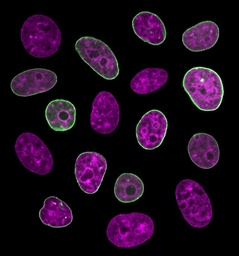
#> input picture cell2.jpg, 239 x 256 px, shrunk from 1200 x 1286 before the run
$ python dip_hw1_region_analysis.py --image cell2.jpg
#> lines starting #> are read from the running program, lines starting #| are printed output that depends on the picture; after the words box and inside, x2 and y2 are one past the last pixel; in counts of white or black regions, pixels touching at a corner belong together
### region_analysis/binary_image.py
import cv2
import numpy as np
import sys
import os
from random import uniform
import matplotlib.pyplot as plt


class binary_image:

    def compute_histogram(self, image):
        """Computes the histogram of the input image
        takes as input:
        image: a grey scale image
        returns a histogram"""

        (dim1, dim2) = image.shape
        hist = [0] * 256

        for i in range(dim1):
            for j in range(dim2):
                hist[image[i, j]] += 1

        return hist

    int1 = list(range(0, 256))
    freq = list(range(0, 256))
    k = int1[0]
    j = int1[-1]
    min_int1 = min(int1)
    max_int1 = max(int1)
    rand_val = min_int1 + (max_int1 - min_int1) * uniform(0, 1)
    # print(rand_val)

    def find_optimal_threshold(self,thresh):
        """analyses a histogram it to find the optimal threshold value assuming a bimodal histogram
        takes as input
        hist: a bimodal histogram
        returns: an optimal threshold value"""
        int1 = list(range(0, 256))
        freq = list(range(0, 256))
        k = int1[0]
        j = int1[-1]
        min_int1 = min(int1)
        max_int1 = max(int1)

        total = 0
        number = 0
        finaltotal = 0
        final_number = 0
        t = 0
        op_t = round(thresh)
        for x in range(k, op_t):
            total = total + int1[x]
            number = number + 1

        mean_thresh = total / number
        for y in range(op_t, j):
            finaltotal = finaltotal + int1[y]
            final_number = final_number + 1

        mean_end = finaltotal / final_number
        avg = round((mean_thresh + mean_end) / 2)
        while 1:
            if (abs(avg - op_t) == 0):
                op_t = avg
                t = 1
                # print(op_t)
                break
            else:
                t = 0
                c = self.find_optimal_threshold(avg)

                op_t = c
                break

            if t == 1:
                op_t = avg
                #print(op_t)
                break

        return op_t


    def binarize(self, image,a):
        """Comptues the binary image of the the input image based on histogram analysis and thresholding
        take as input
        image: an grey scale image
        returns: a binary image"""
        [k, l] = image.shape
        out_img = image
        #print(image)
        for i in range(0, k):
            for j in range(0, l):
                if (image[i, j]) < a:
                    out_img[i, j] = 255
                else:
                    out_img[i, j] = 0

        out_img = image.copy()
        return out_img
        bin_img = image.copy()

### region_analysis/cell_counting.py
import cv2
import numpy as np
import sys
from skimage import color as sk
class cell_counting:

    def blob_coloring(self, image):
        """Uses the blob coloring algorithm based on 8 pixel window assign region names
        takes a input:
        image: binary image
        return: a list of regions"""
        regions = dict()
        Input = image
        [m, n] = Input.shape
        # print(n)
        R = np.zeros((m, n), np.uint8)
        total = 1
        for i in range(m - 1):
            for j in range(n - 1):
                if Input[i, j] == 255 and Input[i, j - 1] == 0 and Input[i - 1, j - 1] == 0 and Input[i - 1, j] == 0 and Input[
                            i - 1, j + 1] == 0:
                    R[i, j] = total
                    total = total + 1
                if Input[i, j] == 255 and Input[i, j - 1] == 0 and Input[i - 1, j - 1] == 0 and Input[i - 1, j] == 0 and Input[
                            i - 1, j + 1] == 255:
                    R[i, j] = R[i - 1, j + 1]
                if Input[i, j] == 255 and Input[i, j - 1] == 0 and Input[i - 1, j - 1] == 0 and Input[i - 1, j] == 255 and Input[
                            i - 1, j + 1] == 0:
                    R[i, j] = R[i - 1, j]
                if Input[i, j] == 255 and Input[i, j - 1] == 0 and Input[i - 1, j - 1] == 255 and Input[i - 1, j] == 0 and Input[
                            i - 1, j + 1] == 0:
                    R[i, j] = R[i - 1, j - 1]
                if Input[i, j] == 255 and Input[i, j - 1] == 255 and Input[i - 1, j - 1] == 0 and Input[i - 1, j] == 0 and Input[
                            i - 1, j + 1] == 0:
                    R[i, j] = R[i, j - 1]
                if Input[i, j] == 255 and Input[i, j - 1] == 255 and Input[i - 1, j - 1] == 255 and Input[i - 1, j] == 0 and Input[
                            i - 1, j + 1] == 0:
                    if R[i, j] == R[i, j - 1] == R[i - 1, j - 1]:
                        R[i, j] = R[i - 1, j - 1]
                    else:
                        R[i, j - 1] = R[i - 1, j - 1]
                        R[i, j] = R[i, j - 1]
                if Input[i, j] == 255 and Input[i, j - 1] == 255 and Input[i - 1, j - 1] == 0 and Input[i - 1, j] == 255 and Input[
                            i - 1, j + 1] == 0:
                    if R[i, j] == R[i, j - 1] == R[i - 1, j]:
                        R[i, j] = R[i, j - 1]
                    else:
                        R[i, j - 1] = R[i - 1, j]
                        R[i, j] = R[i, j - 1]

                if Input[i, j] == 255 and Input[i, j - 1] == 255 and Input[i - 1, j - 1] == 0 and Input[i - 1, j] == 0 and Input[
                            i - 1, j + 1] == 255:
                    if R[i, j] == R[i, j - 1] == R[i - 1, j + 1]:
                        R[i, j] = R[i, j - 1]
                    else:
                        R[i, j - 1] = R[i - 1, j + 1]
                        R[i, j] = R[i, j - 1]

                if Input[i, j] == 255 and Input[i, j - 1] == 0 and Input[i - 1, j - 1] == 255 and Input[i - 1, j] == 255 and Input[
                            i - 1, j + 1] == 0:
                    if R[i, j] == R[i - 1, j - 1] == R[i - 1, j]:
                        R[i, j] = R[i - 1, j]
                    else:
                        R[i - 1, j - 1] = R[i - 1, j]
                        R[i, j] = R[i - 1, j - 1]
                if Input[i, j] == 255 and Input[i, j - 1] == 0 and Input[i - 1, j - 1] == 255 and Input[i - 1, j] == 0 and Input[
                            i - 1, j + 1] == 255:
                    if R[i, j] == R[i - 1, j - 1] == R[i - 1, j + 1]:
                        R[i, j] = R[i - 1, j - 1]
                    else:
                        R[i - 1, j - 1] = R[i - 1, j + 1]
                        R[i, j] = R[i - 1, j - 1]
                if Input[i, j] == 255 and Input[i, j - 1] == 0 and Input[i - 1, j - 1] == 0 and Input[i - 1, j] == 255 and Input[
                            i - 1, j + 1] == 255:
                    if R[i, j] == R[i - 1, j] == R[i - 1, j + 1]:
                        R[i, j] = R[i - 1, j]
                    else:
                        R[i - 1, j] = R[i - 1, j + 1]
                        R[i, j] = R[i - 1, j]
                if Input[i, j] == 255 and Input[i, j - 1] == 0 and Input[i - 1, j - 1] == 255 and Input[i - 1, j] == 255 and Input[
                            i - 1, j + 1] == 255:
                    if R[i, j] == R[i - 1, j] == R[i - 1, j + 1] == R[i - 1, j - 1]:
                        R[i, j] = R[i - 1, j]
                    else:
                        R[i - 1, j] = R[i - 1, j + 1]
                        R[i - 1, j - 1] = R[i - 1, j]
                        R[i, j] = R[i - 1, j - 1]
                if Input[i, j] == 255 and Input[i, j - 1] == 255 and Input[i - 1, j - 1] == 0 and Input[i - 1, j] == 255 and Input[
                            i - 1, j + 1] == 255:
                    if R[i, j] == R[i - 1, j] == R[i - 1, j + 1] == R[i, j - 1]:
                        R[i, j] = R[i - 1, j]
                    else:
                        R[i - 1, j] = R[i - 1, j + 1]
                        R[i, j - 1] = R[i - 1, j]
                        R[i, j] = R[i, j - 1]
                if Input[i, j] == 255 and Input[i, j - 1] == 255 and Input[i - 1, j - 1] == 255 and Input[i - 1, j] == 0 and Input[
                            i - 1, j + 1] == 255:
                    if R[i, j] == R[i, j - 1] == R[i - 1, j + 1] == R[i - 1, j - 1]:
                        R[i, j] = R[i, j - 1]
                    else:
                        R[i - 1, j - 1] = R[i - 1, j + 1]
                        R[i, j - 1] = R[i - 1, j - 1]
                        R[i, j] = R[i, j - 1]
                if Input[i, j] == 255 and Input[i, j - 1] == 255 and Input[i - 1, j - 1] == 255 and Input[i - 1, j] == 255 and Input[
                            i - 1, j + 1] == 0:
                    if R[i, j] == R[i, j - 1] == R[i - 1, j] == R[i - 1, j - 1]:
                        R[i, j] = R[i, j - 1]
                    else:
                        R[i - 1, j - 1] = R[i - 1, j]
                        R[i, j - 1] = R[i - 1, j - 1]
                        R[i, j] = R[i, j - 1]
                if Input[i, j] == 255 and Input[i, j - 1] == 255 and Input[i - 1, j - 1] == 255 and Input[i - 1, j] == 255 and Input[
                            i - 1, j + 1] == 255:
                    if R[i, j] == R[i, j - 1] == R[i - 1, j] == R[i - 1, j - 1]:
                        R[i, j] = R[i, j - 1]
                    else:
                        R[i - 1, j] = R[i - 1, j + 1]
                        R[i - 1, j - 1] = R[i - 1, j]
                        R[i, j - 1] = R[i - 1, j - 1]
                        R[i, j] = R[i, j - 1]

        v = (R.argmax(0))
        # print(v)
        v1 = (v.max())
        # print("max no of objects")
        #  print(v1)
        print(total)
        for k in range(1, total):
            regions[k] = []
            for i in range(m):
                for j in range(n):
                    if R[i, j] == k:
                        regions[k].append([i, j])

        print("number of regions",regions)

        return regions


    def compute_statistics(self, region):
        """Compute cell statistics area and location
        takes as input
        region: a list of pixels in a region
        returns: area"""

        finalreg = dict()
        count = 1
        for i in range(1, len(region) + 1):
            if (len(region[i]) > 15):
                dim1 = 0
                dim2 = 0
                for j in range(len(region[i])):
                    dim1 += (region[i][j][0] / len(region[i]))
                    dim2 += (region[i][j][1] / len(region[i]))

                finalreg[count] = [[int(dim1), int(dim2)], len(region[i])]
                count += 1

        print(len(finalreg))
        print(finalreg)
        # Please print your region statistics to stdout
        # <region number>: <location or center>, <area>
        # print(stats)


        # Please print your region statistics to stdout
        # <region number>: <location or center>, <area>
        # print(stats)

        return finalreg

    def mark_regions_image(self, image, stats):
        """Creates a new image with computed stats
        takes as input
        image: a list of pixels in a region
        stats: stats regarding location and area
        returns: image marked with center and area"""
        for i in range(1, len(stats) + 1):
            dim1 = stats[i][0][0]
            dim2 = stats[i][0][1]
            cv2.putText(image, "*", (dim1, dim2), cv2.FONT_HERSHEY_DUPLEX, 0.4, (126, 0, 0))

        return image

### dip_hw1_region_analysis.py
"""dip_hw1.py: Starter file to run howework 1"""

#Example Usage: ./dip_hw1_region_analysis -i imagename.jpg


__author__      = "Pranav Mantini"
__email__ = "pmantini@uh.edu"
__version__ = "1.0.0"

import cv2
import sys
from datetime import datetime
import matplotlib
from random import uniform
matplotlib.use('Agg')
import matplotlib.pyplot as plt

from region_analysis import binary_image as bi
from region_analysis import cell_counting as cc

def display_image(window_name, image):
    """A function to display image"""
    cv2.namedWindow(window_name)
    cv2.imshow(window_name, image)
    cv2.waitKey(0)


def main():
    """ The main funtion that parses input arguments, calls the approrpiate
     interpolation method and writes the output image"""

    #Parse input arguments
    from argparse import ArgumentParser

    parser = ArgumentParser()

    parser.add_argument("-i", "--image", dest="image",
                        help="specify the name of the image", metavar="IMAGE")

    args = parser.parse_args()

    #Load image
    if args.image is None:
        print("Please specify the name of image")
        print("use the -h option to see usage information")
        sys.exit(2)
    else:
        image_name = args.image.split(".")[0]
        input_image = cv2.imread(args.image, 0)
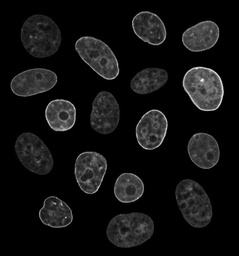
#> input_image: shape (256, 239); min 0, max 244, mean 17.8


    bin_img = bi.binary_image()
    hist = bin_img.compute_histogram(input_image)
#> hist = 256 values, max 37645 at index 0, min 0 at index 197, mean 239

    outputDir = 'output/cellct/'

    #Saving histogram to output directory
    hist_fig = plt.plot(hist)
#> hist_fig = 1 item
    plt.savefig(outputDir+"hist.png")
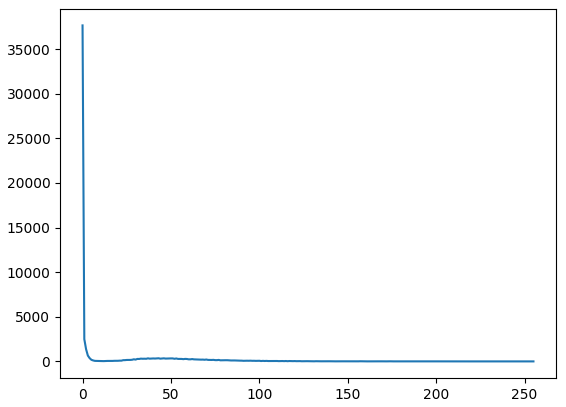
#> figure drawn by matplotlib, 1 panel; curve peaks at x = 0, y = 37645

    #threshold = bin_img.find_optimal_threshold(hist)
    threshold = bin_img.find_optimal_threshold(bin_img.rand_val)
    print("Optimal threshold: ", threshold)

    binary_img = bin_img.binarize(input_image,threshold)
#> after the loop in binarize, `for i in range(0, k):`:
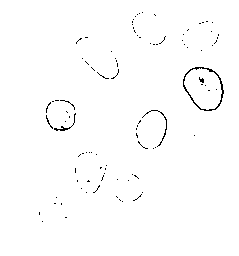
#> out_img: shape (256, 239); 99% white; black in thin lines or dots, all inside (x1, y1, x2, y2) = (39, 12, 224, 222)
    output_image_name = outputDir + "binary_image_" + datetime.now().strftime("%m%d-%H%M%S") + ".jpg"
    cv2.imwrite(output_image_name, binary_img)


    #blobcoloring
    cell_count_obj = cc.cell_counting()

    regions = cell_count_obj.blob_coloring(binary_img)
#> after the loop in blob_coloring, `for i in range(m - 1):`:
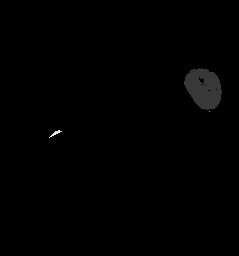
#> R: shape (256, 239); min 0, max 9, mean 0.0411; drawn with min black and max white
#| 10
#> (printed output is left out)
#> regions = 9 items
    stats = cell_count_obj.compute_statistics(regions)
#> the loop in compute_statistics, `for i in range(1, len(region) + 1):` made 9 passes
#> count on passes 2, 8: 2, 3
#> after the loop in compute_statistics, `for i in range(1, len(region) + 1):`: count = 3; finalreg = {1: [[88, 203], 1119], 2: [[132, 55], 23]}
#> stats = {1: [[88, 203], 1119], 2: [[132, 55], 23]}


    cell_stats_img = cell_count_obj.mark_regions_image(binary_img, stats)
#> the loop in mark_regions_image, `for i in range(1, len(stats) + 1):` made 2 passes
    output_image_name = outputDir + "cell_stats_" + datetime.now().strftime("%m%d-%H%M%S") + ".jpg"
    cv2.imwrite(output_image_name, cell_stats_img)


if __name__ == "__main__":
    main()
